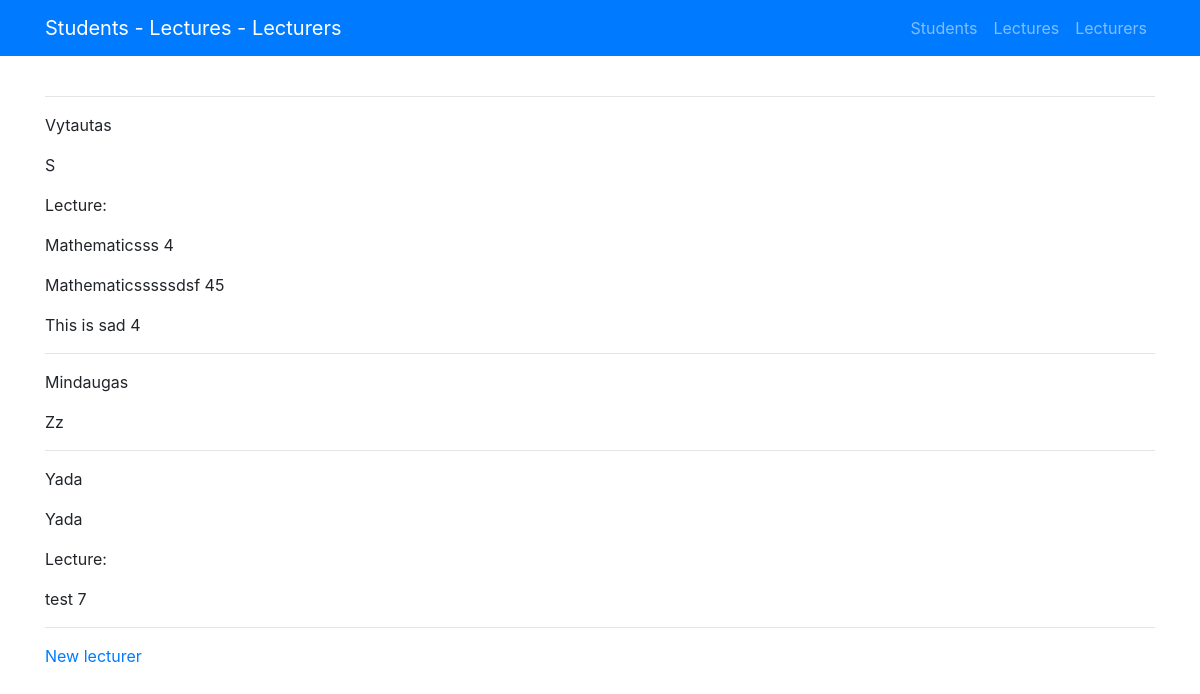
Page /lecturers/ on the committed database.
### main.py (models this page shows)
class Lecturer(db.Model):
    __tablename__ = "lecturer"
    id = db.Column(db.Integer, primary_key=True)
    name = db.Column(db.String)
    surname = db.Column(db.String)
    lectures = db.relationship("Lecture")

class Lecture(db.Model):
    __tablename__ = "lecture"
    id = db.Column(db.Integer, primary_key=True)
    name = db.Column(db.String)
    length = db.Column(db.Integer)
    lecturer_id = db.Column(db.Integer, db.ForeignKey("lecturer.id"))
    lecturer = db.relationship("Lecturer")
    students = db.relationship(
        "Student", secondary=association_table, back_populates="lectures"
    )  # studentuos sukuria lectures

### main.py (the view)
@app.route("/lecturers/", methods=["GET"])
def all_lecturers():
    try:
        all_lecturers = Lecturer.query.all()
    except:
        all_lecturers = []
    return render_template("all_lecturers.html", all_lecturers=all_lecturers)

### templates/all_lecturers.html
{% extends "base.html" %}
{% block content %}
{% if all_lecturers %}
{% for lecturer in all_lecturers %}
<hr>
<p>{{lecturer.name}}</p>
<p>{{lecturer.surname}}</p>
{% if lecturer.lectures %}
<p>Lecture:</p>
{% for lecture in lecturer.lectures %}
<p>{{lecture.name}} {{lecture.length}}</p>
{% endfor %}
{% endif %}
{% endfor %}
{% endif %}
<hr>
<p><a href="{{ url_for('new_lecturer')}}">New lecturer</a></p>
{% endblock %}

### rows in the picture
Lecturer: name "Vytautas", surname "S"
Lecture: name "Mathematicsss", length "4"
Lecture: name "Mathematicsssssdsf", length "45"
Lecture: name "This is sad", length "4"
Lecturer: name "Mindaugas", surname "Zz"
Lecturer: name "Yada", surname "Yada"
Lecture: name "test", length "7"
